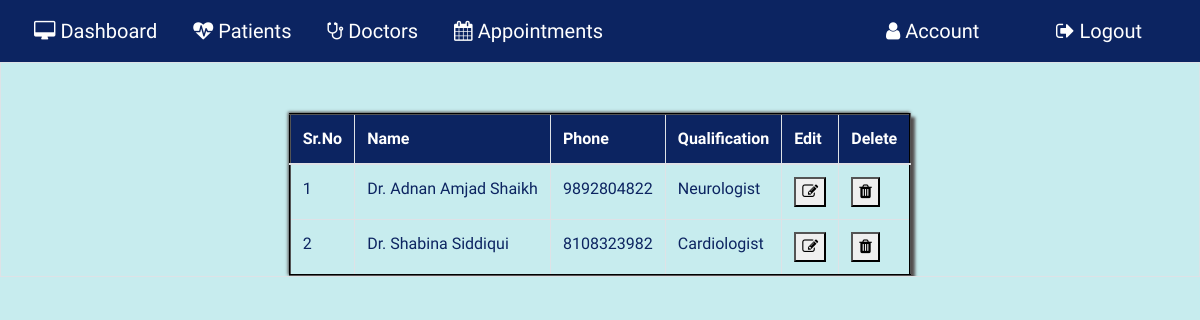
The app's page /alldoctor (signed in), older data.
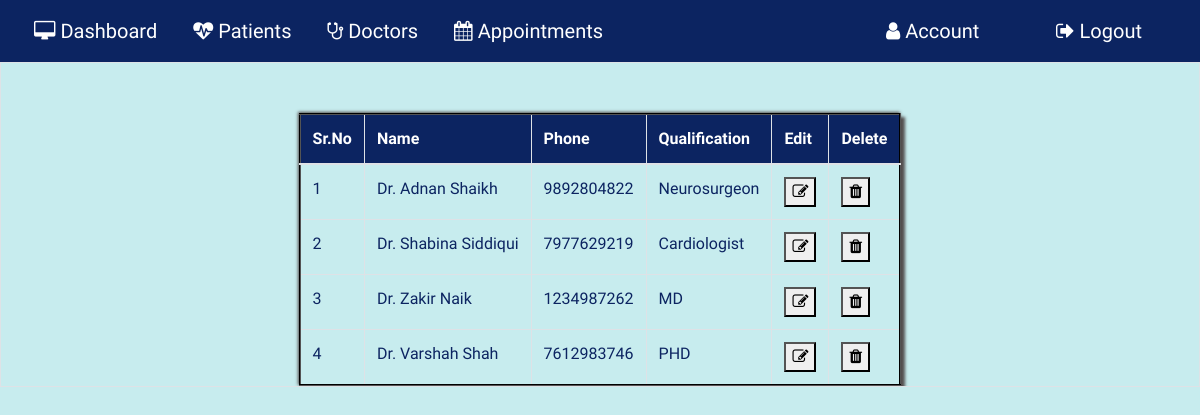
The same page, newer data.
### application/routes.py (models this page shows, shortened)
class Doctor(db.Model):
  __tablename__ = 'Doctor'
  id = db.Column(db.Integer, primary_key=True)
  dname = db.Column(db.String(20))
  dphone = db.Column(db.String(20))
  dqual = db.Column(db.String(100))
  profileimage = db.Column(db.String(20), nullable=False, default='default.jpg')

### application/routes.py (the view)
@app.route('/alldoctor',methods=['POST','GET'])
def alldoctor():
  if 'username' in session:
    if request.method=='GET':
      alldoctor=Doctor.query.all()
      return render_template('alldoctor.html',alldoctor=alldoctor)

### application/templates/alldoctor.html (shortened to what this page needs)
{% extends 'layout.html' %}{% include "includes/nav.html" %}{% block content%}
<div class="alldoc-container">
  <div class="table alldoc-table table-bordered table-hover table-responsive">
    {% if alldoctor %}
    <table border="2" cellpadding="5px">
      <thead class="thead">
        <tr>
          <th scope="col">Sr.No</th>
          <th scope="col">Name</th>
          <th scope="col">Phone</th>
          <th scope="col">Qualification</th>
          <th scope="col">Edit</th>
          <th scope="col">Delete</th>
        </tr>
      </thead>
      {% for i in alldoctor %}
      <tr scope="row">
        <td></td>
        <td>{{ i.dname }}</td>
        <td>{{ i.dphone }}</td>
        <td>{{ i.dqual }}</td>
        <td>
          <button
            type="button"
            class="ubutton"
            onclick="window.location='editdoctor/{{ i.id }}'"
          >
            <i class="fa fa-pencil-square-o" aria-hidden="true"></i>
          </button>
        </td>
        <td>
          <button
            type="button"
            class="dbutton"
            onclick="window.location='deletedoctor/{{ i.id }}'"
          >
            <i class="fa fa-trash" aria-hidden="true"></i>
          </button>
        </td>
      </tr>
      {% endfor %}
    </table>
  </div>
</div>
{% endif %} {% endblock content %}

Row changes from the older to the newer data that the page shows:
changed Doctor: dname "Dr. Adnan Amjad Shaikh" → "Dr. Adnan Shaikh"; dqual "Neurologist" → "Neurosurgeon"
changed Doctor "Dr. Shabina Siddiqui": dphone "8108323982" → "7977629219"
added Doctor: dname "Dr. Zakir Naik", dphone "1234987262", dqual "MD"
added Doctor: dname "Dr. Varshah Shah", dphone "7612983746", dqual "PHD"
